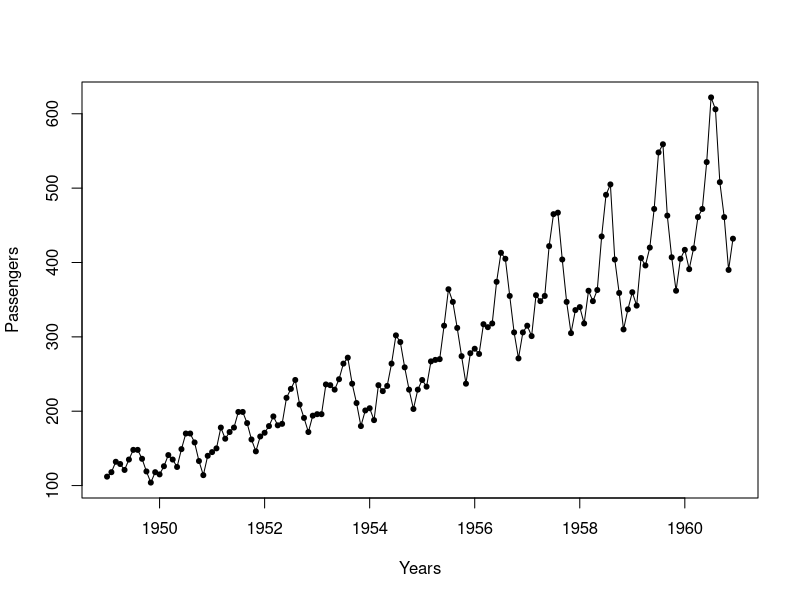

The R source for this figure: (Note: this script raises an error after producing the figure.)
library(ggplot2)

#TASK1
apm <- matrix(AirPassengers, ncol = 12, byrow =TRUE,  dimnames = list( as.character(1949:1960),month.abb))
Max <- max(apm)
ind = which(apm==Max, arr.ind = TRUE)
sprintf("The most profitable month is %s and year is %s", colnames(apm)[ind[2]], rownames(apm)[ind[1]])
plot(AirPassengers, ylab= "Passengers", xlab="Years", type="o", pch=20)

#TASK2
ticket_prices <- 8000
for (i in 2:12) #accomodating ticket prices in an array
{
  ticket_prices[i]<-ticket_prices[i-1]*1.1
}

month_result<-matrix(nrow=12, ncol=12, dimnames = list(as.character(1949:1960), month.abb))
monthly_revenues<-ap*ticket_prices
month_result
Max_month <- max(month_result)
ind1 = which(month_result==Max_month, arr.ind1 = TRUE)

total_passengers<-rowSums(apm)
year_result<-ticket_prices*total_passengers
max_year<-max(year_result)


total_revenue<-sum(year_result)

sprintf("The monthly maximum revenue is %s which is in %s %s", Max_month, colnames(month_result)[ind1[2]], rownames(month_result)[ind1[1]])
sprintf("The yearly maximum revenue is %s which is in %s", max_year, rownames(month_result)[ind1[1]])
sprintf("The total revenue of this company in twelve years is %s", total_revenue)

#TASK3
travel_trend<-colSums(apm)
plot(travel_trend, ylab= "Travelling passengers", xlab="Months", type="o", pch=20)



